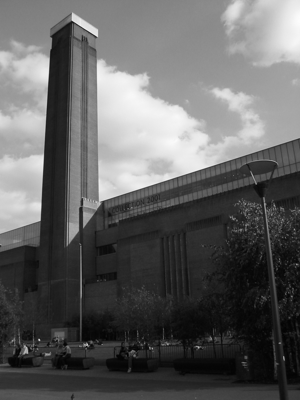
%> input picture Matlab/sample.png, 300 x 400 px
$ octave MerkmalsExtraktion.m   (GNU Octave 9; MATLAB toolbox functions it lacks are replaced by stand-ins)
%> lines starting %> are read from the running program, lines starting %| are printed output that depends on the picture; in (x1, y1, x2, y2) boxes, pixels count from 0 and x2, y2 are one past the last pixel; in counts of white or black regions, pixels touching at a corner belong together; the program's own positions count from 1
clear 'all'; close 'all'; format compact;

%read image
Image = imread('sample.png');
%> Image is the input picture: size 400x300 uint8; min 0, max 252, mean 97.2

%do labeling (use 8 neighbors, the default)
[LabelImage, NumberLabels] = bwlabel(Image);
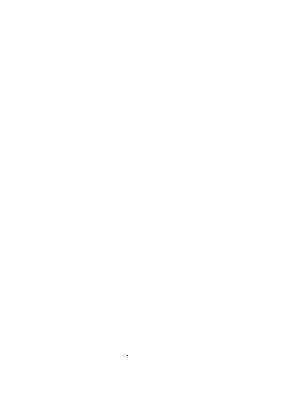
%> LabelImage: size 400x300 double; values 0 (black) and 1 (white), 100% white; black in thin lines or dots, all inside (x1, y1, x2, y2) = (127, 355, 128, 356)
%> NumberLabels = 1

%do feature extraction
Prop = regionprops(LabelImage,'Area','Centroid', 'Orientation', 'BoundingBox', 'ConvexHull');
%> Prop = 1 region; box (x1, y1, x2, y2), Area, Centroid and Orientation: (0, 0, 300, 400) 119999 [150.5 200.5] -90
%the result is the structure array Prop, with NumLabels x 1 entries

for Ind=1:size(Prop,1)
	%%Area
	Area=Prop(Ind).Area;
	%%Center
    Cent=Prop(Ind).Centroid;
    X=Cent(1);Y=Cent(2);
	%%ConvexHull
	Xv = Prop(Ind).ConvexHull(:,1);
    Yv = Prop(Ind).ConvexHull(:,2);
    line(Xv, Yv, 'LineWidth',1,'Color',[1 0 0]);
	%%Orientation
	Orient = Prop(Ind).Orientation;
	%draw a line through the centroid with given orientation
    Len = sqrt(Prop(Ind).Area);
    Shift = Len*exp(-i*pi*Orient/180);
    line([X-real(Shift) X+real(Shift)], [Y-imag(Shift) Y+imag(Shift)], 'Color', [0 1 0]);
	%%BoundingBox
	BBox = Prop(Ind).BoundingBox;
    %construct the bounding box using line or rectangle
    rectangle('Position', BBox, 'EdgeColor',[0 1 0]);
end
%> this loop made 1 pass
%> (Area, X, Y, Xv, Yv, Orient, Len, BBox) on pass 1: (119999, 150.5, 200.5, [300.5; 300; 1; 0.5; 0.5; 1; 300; 300.5; 300.5], [400; 400.5; 400.5; 400; 1; 0.5; 0.5; 1; 400], -90, 346.4, [0.5 0.5 300 400])
%> pass 1, `rectangle('Position', BBox, 'EdgeColor',[0 1 0]);`:
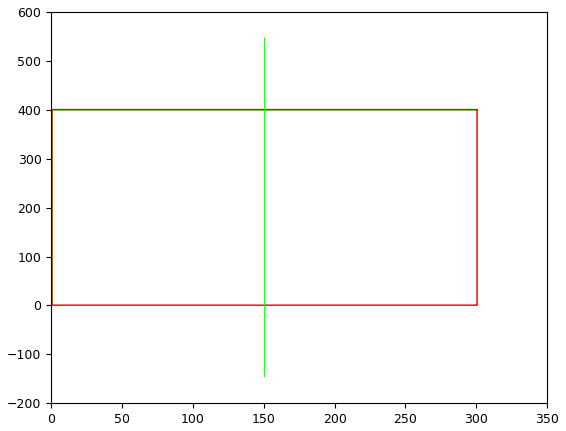
%> figure redrawn from the program's plot data
